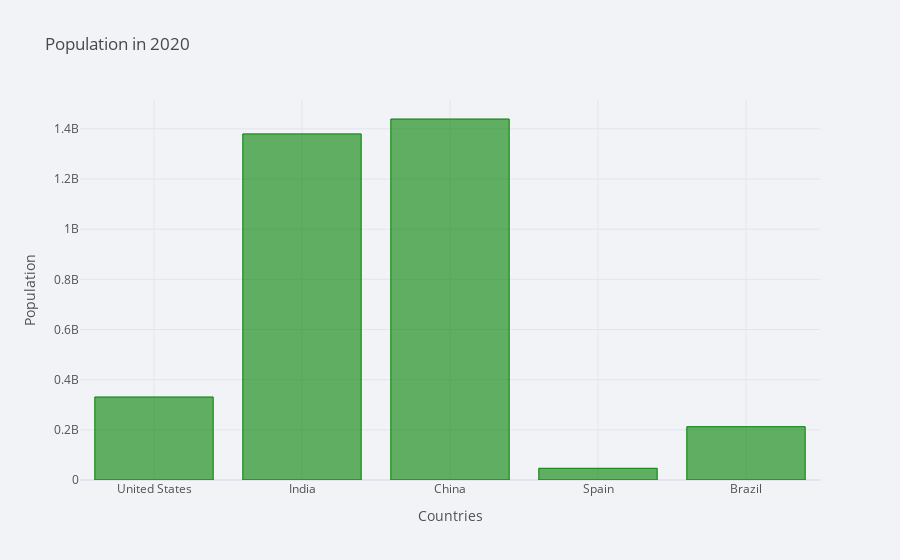

The code cell stored with this chart in its notebook:
### Markdown cell above
## Single Barplot

### Code cell
df_population_2020 = df_population[df_population.index.isin([2020])]
df_population_2020 = df_population_2020.T
df_population_2020.iplot(kind='bar', color='green',
                           xTitle='Countries', yTitle='Population',
                           title='Population in 2020', theme='polar')

### Figure 1 — Plotly figure (JSON) as saved in the notebook; plotly's stock layout.template omitted (floating-point values rounded to 4 significant figures)
{"data": [{"marker": {"color": "rgba(0, 128, 0, 0.6)", "line": {"color": "rgba(0, 128, 0, 1.0)", "width": 1}}, "name": "2020.0", "orientation": "v", "text": "", "type": "bar", "x": ["United States", "India", "China", "Spain", "Brazil"], "y": [331002651, 1380004385, 1439323776, 46754778, 212559417]}], "layout": {"legend": {"bgcolor": "#F2F3F7", "font": {"color": "#505050"}}, "paper_bgcolor": "#F2F3F7", "plot_bgcolor": "#F2F3F7", "title": {"font": {"color": "#484848"}, "text": "Population in 2020"}, "xaxis": {"gridcolor": "#E1E5ED", "showgrid": true, "tickfont": {"color": "#505050"}, "title": {"font": {"color": "#505050"}, "text": "Countries"}, "zerolinecolor": "#E1E5ED"}, "yaxis": {"gridcolor": "#E1E5ED", "showgrid": true, "tickfont": {"color": "#505050"}, "title": {"font": {"color": "#505050"}, "text": "Population"}, "zerolinecolor": "#E1E5ED"}}}
